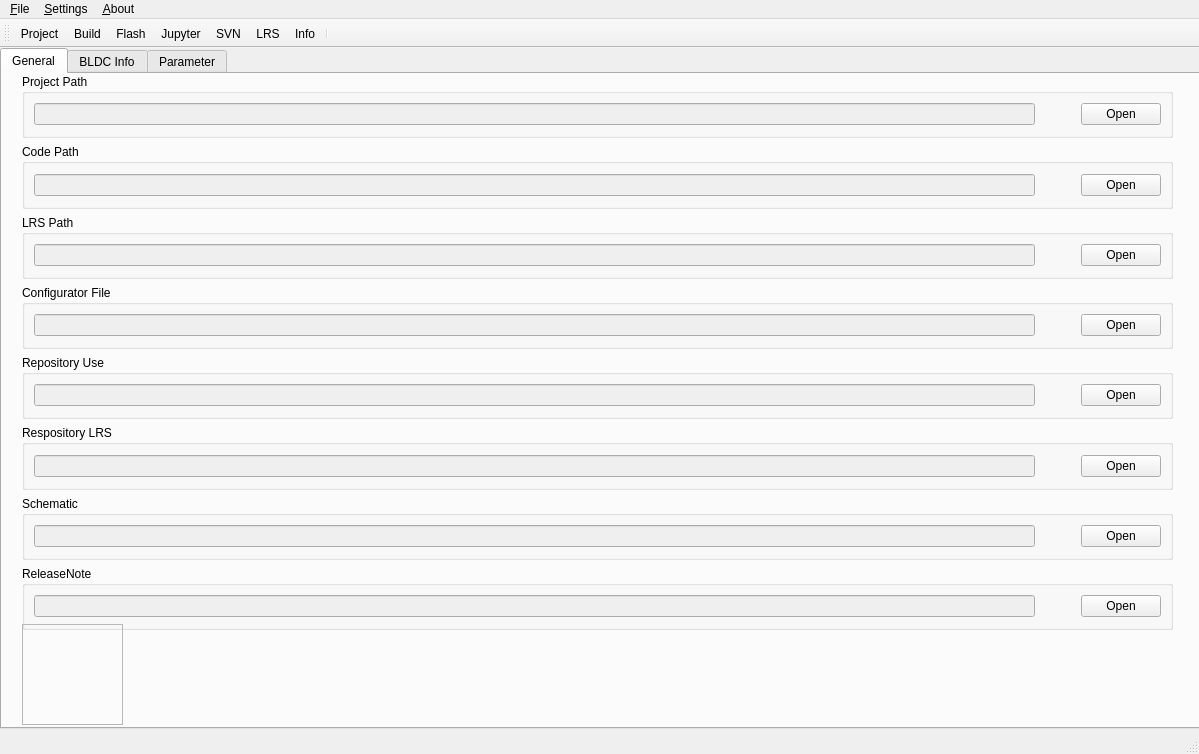
<?xml version="1.0" encoding="UTF-8"?>
<ui version="4.0">
 <class>MainWindow</class>
 <widget class="QMainWindow" name="MainWindow">
  <property name="enabled">
   <bool>true</bool>
  </property>
  <property name="geometry">
   <rect>
    <x>0</x>
    <y>0</y>
    <width>1199</width>
    <height>754</height>
   </rect>
  </property>
  <property name="minimumSize">
   <size>
    <width>1199</width>
    <height>754</height>
   </size>
  </property>
  <property name="maximumSize">
   <size>
    <width>1199</width>
    <height>754</height>
   </size>
  </property>
  <property name="cursor">
   <cursorShape>ArrowCursor</cursorShape>
  </property>
  <property name="windowTitle">
   <string>BLDC - Brusless DC</string>
  </property>
  <property name="windowIcon">
   <iconset resource="icons/resource.qrc">
    <normaloff>:/resource/DellOrto.ico</normaloff>:/resource/DellOrto.ico</iconset>
  </property>
  <widget class="QWidget" name="centralwidget">
   <widget class="QTabWidget" name="tabWidget">
    <property name="geometry">
     <rect>
      <x>0</x>
      <y>0</y>
      <width>1201</width>
      <height>681</height>
     </rect>
    </property>
    <property name="currentIndex">
     <number>0</number>
    </property>
    <property name="page" stdset="0">
     <string/>
    </property>
    <widget class="QWidget" name="GeneralTab">
     <attribute name="title">
      <string>General</string>
     </attribute>
     <widget class="QWidget" name="layoutWidget">
      <property name="geometry">
       <rect>
        <x>20</x>
        <y>0</y>
        <width>1151</width>
        <height>556</height>
       </rect>
      </property>
      <layout class="QVBoxLayout" name="verticalLayout">
       <item>
        <widget class="QGroupBox" name="groupBox">
         <property name="title">
          <string>Project Path</string>
         </property>
         <layout class="QHBoxLayout" name="horizontalLayout_10">
          <item>
           <widget class="QLineEdit" name="le_projectpath">
            <property name="enabled">
             <bool>false</bool>
            </property>
            <property name="dragEnabled">
             <bool>true</bool>
            </property>
           </widget>
          </item>
          <item>
           <spacer name="horizontalSpacer">
            <property name="orientation">
             <enum>Qt::Horizontal</enum>
            </property>
            <property name="sizeType">
             <enum>QSizePolicy::Minimum</enum>
            </property>
            <property name="sizeHint" stdset="0">
             <size>
              <width>40</width>
              <height>20</height>
             </size>
            </property>
           </spacer>
          </item>
          <item>
           <widget class="QPushButton" name="pb_projectpath">
            <property name="text">
             <string>Open</string>
            </property>
            <property name="icon">
             <iconset resource="icons/resource.qrc">
              <normaloff>:/resource/folder/1x/baseline_folder_black_24dp.png</normaloff>:/resource/folder/1x/baseline_folder_black_24dp.png</iconset>
            </property>
           </widget>
          </item>
         </layout>
        </widget>
       </item>
       <item>
        <widget class="QGroupBox" name="groupBox_2">
         <property name="title">
          <string>Code Path</string>
         </property>
         <layout class="QHBoxLayout" name="horizontalLayout_11">
          <item>
           <widget class="QLineEdit" name="le_codepath">
            <property name="enabled">
             <bool>false</bool>
            </property>
            <property name="dragEnabled">
             <bool>true</bool>
            </property>
           </widget>
          </item>
          <item>
           <spacer name="horizontalSpacer_2">
            <property name="orientation">
             <enum>Qt::Horizontal</enum>
            </property>
            <property name="sizeType">
             <enum>QSizePolicy::Minimum</enum>
            </property>
            <property name="sizeHint" stdset="0">
             <size>
              <width>40</width>
              <height>20</height>
             </size>
            </property>
           </spacer>
          </item>
          <item>
           <widget class="QPushButton" name="pb_codepath">
            <property name="text">
             <string>Open</string>
            </property>
            <property name="icon">
             <iconset resource="icons/resource.qrc">
              <normaloff>:/resource/folder/1x/baseline_folder_black_24dp.png</normaloff>:/resource/folder/1x/baseline_folder_black_24dp.png</iconset>
            </property>
           </widget>
          </item>
         </layout>
        </widget>
       </item>
       <item>
        <widget class="QGroupBox" name="groupBox_3">
         <property name="title">
          <string>LRS Path</string>
         </property>
         <layout class="QHBoxLayout" name="horizontalLayout_12">
          <item>
           <widget class="QLineEdit" name="le_lrspath">
            <property name="enabled">
             <bool>false</bool>
            </property>
            <property name="dragEnabled">
             <bool>true</bool>
            </property>
           </widget>
          </item>
          <item>
           <spacer name="horizontalSpacer_3">
            <property name="orientation">
             <enum>Qt::Horizontal</enum>
            </property>
            <property name="sizeType">
             <enum>QSizePolicy::Minimum</enum>
            </property>
            <property name="sizeHint" stdset="0">
             <size>
              <width>40</width>
              <height>20</height>
             </size>
            </property>
           </spacer>
          </item>
          <item>
           <widget class="QPushButton" name="pb_lrspath">
            <property name="text">
             <string>Open</string>
            </property>
            <property name="icon">
             <iconset resource="icons/resource.qrc">
              <normaloff>:/resource/folder/1x/baseline_folder_black_24dp.png</normaloff>:/resource/folder/1x/baseline_folder_black_24dp.png</iconset>
            </property>
           </widget>
          </item>
         </layout>
        </widget>
       </item>
       <item>
        <widget class="QGroupBox" name="groupBox_4">
         <property name="title">
          <string>Configurator File</string>
         </property>
         <layout class="QHBoxLayout" name="horizontalLayout_13">
          <item>
           <widget class="QLineEdit" name="le_configurationfile">
            <property name="enabled">
             <bool>false</bool>
            </property>
            <property name="dragEnabled">
             <bool>true</bool>
            </property>
           </widget>
          </item>
          <item>
           <spacer name="horizontalSpacer_4">
            <property name="orientation">
             <enum>Qt::Horizontal</enum>
            </property>
            <property name="sizeType">
             <enum>QSizePolicy::Minimum</enum>
            </property>
            <property name="sizeHint" stdset="0">
             <size>
              <width>40</width>
              <height>20</height>
             </size>
            </property>
           </spacer>
          </item>
          <item>
           <widget class="QPushButton" name="pb_configurationfile">
            <property name="text">
             <string>Open</string>
            </property>
            <property name="icon">
             <iconset resource="icons/resource.qrc">
              <normaloff>:/resource/filepresent/1x/baseline_file_present_black_24dp.png</normaloff>:/resource/filepresent/1x/baseline_file_present_black_24dp.png</iconset>
            </property>
           </widget>
          </item>
         </layout>
        </widget>
       </item>
       <item>
        <widget class="QGroupBox" name="groupBox_5">
         <property name="title">
          <string>Repository Use</string>
         </property>
         <layout class="QHBoxLayout" name="horizontalLayout_14">
          <item>
           <widget class="QLineEdit" name="le_repositoryuse">
            <property name="enabled">
             <bool>false</bool>
            </property>
            <property name="sizePolicy">
             <sizepolicy hsizetype="Expanding" vsizetype="Fixed">
              <horstretch>0</horstretch>
              <verstretch>0</verstretch>
             </sizepolicy>
            </property>
            <property name="dragEnabled">
             <bool>true</bool>
            </property>
           </widget>
          </item>
          <item>
           <spacer name="horizontalSpacer_5">
            <property name="orientation">
             <enum>Qt::Horizontal</enum>
            </property>
            <property name="sizeType">
             <enum>QSizePolicy::Minimum</enum>
            </property>
            <property name="sizeHint" stdset="0">
             <size>
              <width>40</width>
              <height>20</height>
             </size>
            </property>
           </spacer>
          </item>
          <item>
           <widget class="QPushButton" name="pb_repository">
            <property name="text">
             <string>Open</string>
            </property>
            <property name="icon">
             <iconset resource="icons/resource.qrc">
              <normaloff>:/resource/web/1x/outline_language_black_24dp.png</normaloff>:/resource/web/1x/outline_language_black_24dp.png</iconset>
            </property>
           </widget>
          </item>
         </layout>
        </widget>
       </item>
       <item>
        <widget class="QGroupBox" name="groupBox_7">
         <property name="title">
          <string>Respository LRS</string>
         </property>
         <layout class="QHBoxLayout" name="horizontalLayout_18">
          <item>
           <widget class="QLineEdit" name="le_repositotylrs">
            <property name="enabled">
             <bool>false</bool>
            </property>
            <property name="sizePolicy">
             <sizepolicy hsizetype="Expanding" vsizetype="Fixed">
              <horstretch>0</horstretch>
              <verstretch>0</verstretch>
             </sizepolicy>
            </property>
            <property name="dragEnabled">
             <bool>true</bool>
            </property>
           </widget>
          </item>
          <item>
           <spacer name="horizontalSpacer_7">
            <property name="orientation">
             <enum>Qt::Horizontal</enum>
            </property>
            <property name="sizeType">
             <enum>QSizePolicy::Minimum</enum>
            </property>
            <property name="sizeHint" stdset="0">
             <size>
              <width>40</width>
              <height>20</height>
             </size>
            </property>
           </spacer>
          </item>
          <item>
           <widget class="QPushButton" name="pb_jira_2">
            <property name="text">
             <string>Open</string>
            </property>
            <property name="icon">
             <iconset resource="icons/resource.qrc">
              <normaloff>:/resource/web/1x/outline_language_black_24dp.png</normaloff>:/resource/web/1x/outline_language_black_24dp.png</iconset>
            </property>
           </widget>
          </item>
         </layout>
        </widget>
       </item>
       <item>
        <widget class="QGroupBox" name="groupBox_6">
         <property name="title">
          <string>Schematic</string>
         </property>
         <layout class="QHBoxLayout" name="horizontalLayout_17">
          <item>
           <widget class="QLineEdit" name="le_schematic">
            <property name="enabled">
             <bool>false</bool>
            </property>
            <property name="sizePolicy">
             <sizepolicy hsizetype="Expanding" vsizetype="Fixed">
              <horstretch>0</horstretch>
              <verstretch>0</verstretch>
             </sizepolicy>
            </property>
            <property name="dragEnabled">
             <bool>true</bool>
            </property>
           </widget>
          </item>
          <item>
           <spacer name="horizontalSpacer_6">
            <property name="orientation">
             <enum>Qt::Horizontal</enum>
            </property>
            <property name="sizeType">
             <enum>QSizePolicy::Minimum</enum>
            </property>
            <property name="sizeHint" stdset="0">
             <size>
              <width>40</width>
              <height>20</height>
             </size>
            </property>
           </spacer>
          </item>
          <item>
           <widget class="QPushButton" name="pb_jira">
            <property name="text">
             <string>Open</string>
            </property>
            <property name="icon">
             <iconset resource="icons/resource.qrc">
              <normaloff>:/resource/filepresent/1x/baseline_file_present_black_24dp.png</normaloff>:/resource/filepresent/1x/baseline_file_present_black_24dp.png</iconset>
            </property>
           </widget>
          </item>
         </layout>
        </widget>
       </item>
       <item>
        <widget class="QGroupBox" name="groupBox_8">
         <property name="title">
          <string>ReleaseNote</string>
         </property>
         <layout class="QHBoxLayout" name="horizontalLayout_19">
          <item>
           <widget class="QLineEdit" name="le_releasenote">
            <property name="enabled">
             <bool>false</bool>
            </property>
            <property name="sizePolicy">
             <sizepolicy hsizetype="Expanding" vsizetype="Fixed">
              <horstretch>0</horstretch>
              <verstretch>0</verstretch>
             </sizepolicy>
            </property>
            <property name="dragEnabled">
             <bool>true</bool>
            </property>
           </widget>
          </item>
          <item>
           <spacer name="horizontalSpacer_8">
            <property name="orientation">
             <enum>Qt::Horizontal</enum>
            </property>
            <property name="sizeType">
             <enum>QSizePolicy::Minimum</enum>
            </property>
            <property name="sizeHint" stdset="0">
             <size>
              <width>40</width>
              <height>20</height>
             </size>
            </property>
           </spacer>
          </item>
          <item>
           <widget class="QPushButton" name="pb_jira_3">
            <property name="text">
             <string>Open</string>
            </property>
            <property name="icon">
             <iconset resource="icons/resource.qrc">
              <normaloff>:/resource/filepresent/1x/baseline_file_present_black_24dp.png</normaloff>:/resource/filepresent/1x/baseline_file_present_black_24dp.png</iconset>
            </property>
           </widget>
          </item>
         </layout>
        </widget>
       </item>
      </layout>
     </widget>
     <widget class="QFrame" name="frame">
      <property name="geometry">
       <rect>
        <x>20</x>
        <y>550</y>
        <width>101</width>
        <height>101</height>
       </rect>
      </property>
      <property name="styleSheet">
       <string notr="true">image: url(:/resource/LOGO.ico);</string>
      </property>
      <property name="frameShape">
       <enum>QFrame::StyledPanel</enum>
      </property>
      <property name="frameShadow">
       <enum>QFrame::Raised</enum>
      </property>
     </widget>
    </widget>
    <widget class="QWidget" name="BLDCInfo">
     <attribute name="title">
      <string>BLDC Info</string>
     </attribute>
    </widget>
    <widget class="QWidget" name="Parameter">
     <attribute name="title">
      <string>Parameter</string>
     </attribute>
    </widget>
   </widget>
  </widget>
  <widget class="QMenuBar" name="menubar">
   <property name="geometry">
    <rect>
     <x>0</x>
     <y>0</y>
     <width>1199</width>
     <height>26</height>
    </rect>
   </property>
   <widget class="QMenu" name="menu_File">
    <property name="title">
     <string>&amp;File</string>
    </property>
    <addaction name="actionProject"/>
   </widget>
   <widget class="QMenu" name="menu_About">
    <property name="title">
     <string>&amp;About</string>
    </property>
    <addaction name="actionInfo"/>
   </widget>
   <widget class="QMenu" name="menu_Settings">
    <property name="title">
     <string>&amp;Settings</string>
    </property>
    <addaction name="actionSettings"/>
   </widget>
   <addaction name="menu_File"/>
   <addaction name="menu_Settings"/>
   <addaction name="menu_About"/>
  </widget>
  <widget class="QStatusBar" name="statusbar"/>
  <widget class="QToolBar" name="toolBar">
   <property name="windowTitle">
    <string>toolBar</string>
   </property>
   <attribute name="toolBarArea">
    <enum>TopToolBarArea</enum>
   </attribute>
   <attribute name="toolBarBreak">
    <bool>false</bool>
   </attribute>
   <addaction name="actionProject"/>
   <addaction name="actionBuild"/>
   <addaction name="actionFlash"/>
   <addaction name="actionJupyter"/>
   <addaction name="actionSVN"/>
   <addaction name="actionLRS"/>
   <addaction name="actionInfo"/>
   <addaction name="separator"/>
  </widget>
  <action name="actionBuild">
   <property name="icon">
    <iconset resource="icons/resource.qrc">
     <normaloff>:/resource/build/1x/baseline_build_black_24dp.png</normaloff>:/resource/build/1x/baseline_build_black_24dp.png</iconset>
   </property>
   <property name="text">
    <string>Build</string>
   </property>
   <property name="toolTip">
    <string>Build code &quot;Press CTRL + B&quot; </string>
   </property>
   <property name="shortcut">
    <string>Ctrl+B</string>
   </property>
  </action>
  <action name="actionInfo">
   <property name="icon">
    <iconset resource="icons/resource.qrc">
     <normaloff>:/resource/info/1x/baseline_info_black_24dp.png</normaloff>:/resource/info/1x/baseline_info_black_24dp.png</iconset>
   </property>
   <property name="text">
    <string>Info</string>
   </property>
  </action>
  <action name="actionSettings">
   <property name="text">
    <string>Settings</string>
   </property>
  </action>
  <action name="actionProject">
   <property name="text">
    <string>Project</string>
   </property>
  </action>
  <action name="actionFlash">
   <property name="icon">
    <iconset resource="icons/resource.qrc">
     <normaloff>:/resource/flash/1x/baseline_flash_on_black_24dp.png</normaloff>:/resource/flash/1x/baseline_flash_on_black_24dp.png</iconset>
   </property>
   <property name="text">
    <string>Flash</string>
   </property>
   <property name="toolTip">
    <string>Flash BLDC</string>
   </property>
   <property name="shortcut">
    <string>Ctrl+F</string>
   </property>
  </action>
  <action name="actionJupyter">
   <property name="text">
    <string>Jupyter</string>
   </property>
   <property name="shortcut">
    <string>Ctrl+J</string>
   </property>
  </action>
  <action name="actionSVN">
   <property name="text">
    <string>SVN</string>
   </property>
   <property name="toolTip">
    <string>Check SVN Version</string>
   </property>
  </action>
  <action name="actionLRS">
   <property name="text">
    <string>LRS</string>
   </property>
   <property name="toolTip">
    <string>Folder for LRS</string>
   </property>
   <property name="shortcut">
    <string>Ctrl+L</string>
   </property>
  </action>
 </widget>
 <resources>
  <include location="icons/resource.qrc"/>
 </resources>
 <connections/>
</ui>
